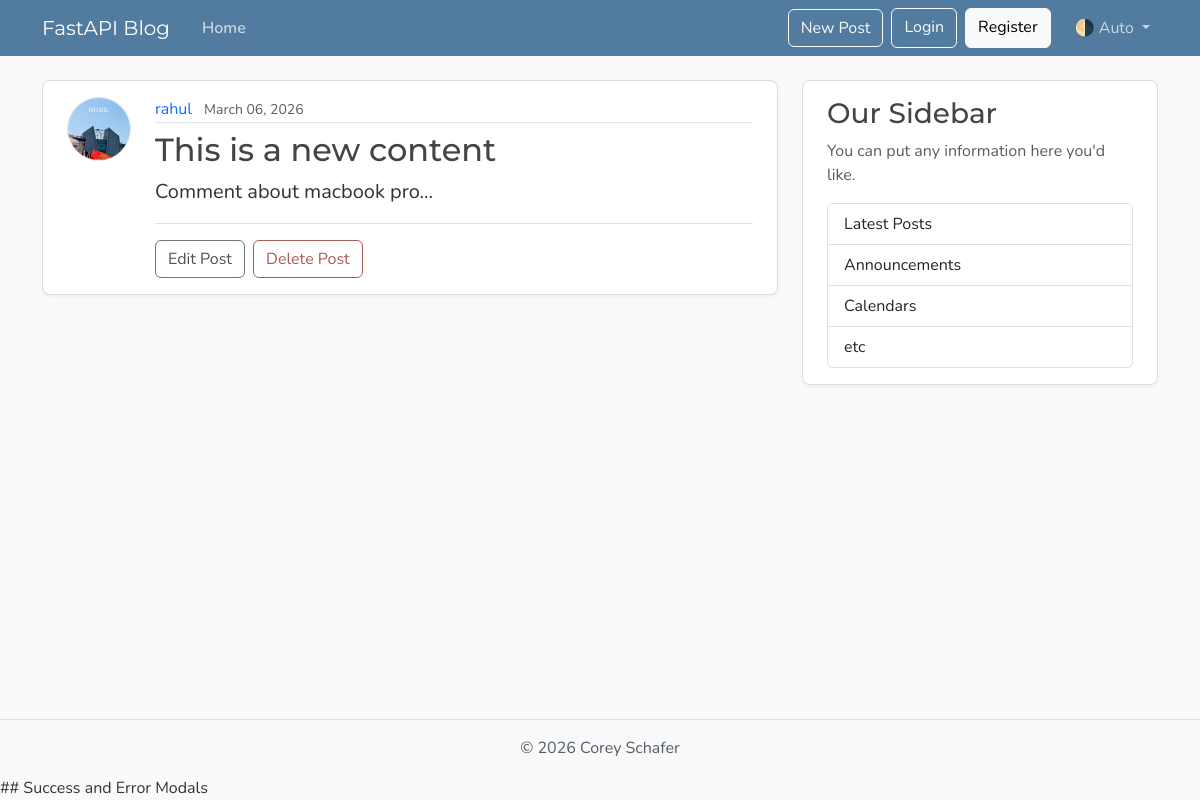
Page /posts/6 on the earlier database version.
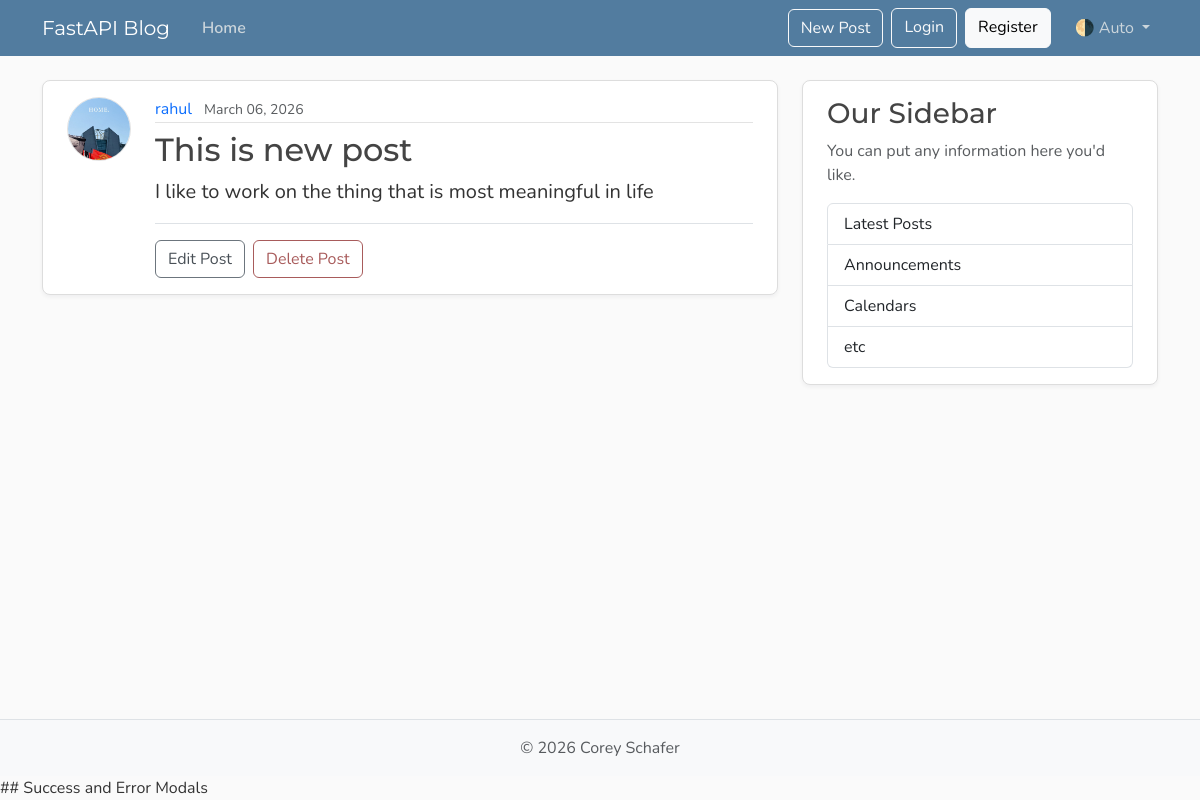
Same page on the later database version.
### models.py (models this page shows)
class Post(Base):
    __tablename__ = "posts"
    id: Mapped[int] = mapped_column(Integer, primary_key=True, index=True)
    title: Mapped[str] = mapped_column(String(50), unique=True, nullable=False)
    content: Mapped[str] = mapped_column(String(120), unique=True, nullable=False)
    user_id: Mapped[int] = mapped_column(ForeignKey("users.id"), nullable=True, index=True)
    date_posted: Mapped[datetime] = mapped_column(DateTime(timezone=True), default=lambda: datetime.now(UTC))
    author: Mapped[User] = relationship(back_populates="posts")

### main.py (the view)
@app.get("/posts/{post_id}", include_in_schema=False)
async def post_page(request: Request, post_id: int, db:Annotated[AsyncSession, Depends(get_db)]):
    result = await db.execute(select(models.Post).options(selectinload(models.Post.author)).where(models.Post.id == post_id))
    post = result.scalars().first()
    if post:
        title = post.title[:50]
        return templates.TemplateResponse(
            request,
            "post.html",
            {"post": post, "title":title}
        )
    raise HTTPException(status_code=status.HTTP_404_NOT_FOUND, detail="post not found")

### templates/post.html (shortened to what this page needs)
{% extends "layout.html" %}
{% block content %}
<article class="content-section py-3 px-4 mb-4">
    <div class="d-flex align-items-start gap-4">
      <img class="rounded-circle article-img flex-shrink-0"
           src="{{ post.author.image_path }}"
           alt="{{ post.author.username }}'s profile picture"
           width="64"
           height="64"
           loading="lazy">
      <div class="flex-grow-1">
        <div class="article-metadata mb-2">
          <a class="me-2" href="{{ url_for('user_posts', user_id=post.author.id) }}">{{ post.author.username }}</a>
          <small class="text-body-secondary">{{ post.date_posted.strftime('%B %d, %Y') }} </small>
        </div>
        <h2 class="article-title">{{ post.title }}</h2>
        <p class="article-content">{{ post.content }}</p>
    {% if post.user_id == 1 %}
    <div class="post-actions mt-3 pt-3 border-top">
          <button type="button"
            class="btn btn-outline-secondary me-1"
            data-bs-toggle="modal"
            data-bs-target="#editModal">Edit Post</button>
          <button type="button"
            class="btn btn-outline-danger"
            data-bs-toggle="modal"
            data-bs-target="#deleteModal">Delete Post</button>
    </div>
    {% endif %}
      </div>
    </div>
</article>
{% endblock content %}

Differences in the rows shown:
changed Post: title "This is a new content" → "This is new post"; content "Comment about macbook pro..." → "I like to work on the thing that is most meaningful in life"
